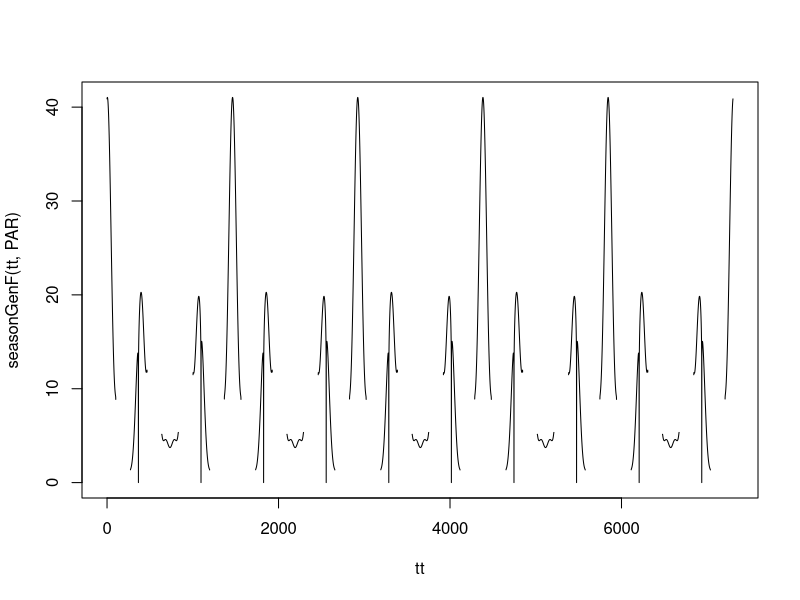

Write R code to recreate this figure.
seasonF = function(t,A=1,m=1,O=0,k1=3,k2=1,Q=1){
  # NOTE:
  #  we use cosine rather than sine because cos(0) = 1
  #  such that the parameter O references the seasonal peak
  
  #  A = amplitude
  #  m = mean; if m<1 negative numbers are set to zero
  #  Q = number of peaks per year, can be < 1
  #  O = the peak (relative to 0)
  #  k1,k2  are shape parameters
  
  pmax(0, A*(m + cos(2*Q*pi*(t-O)/365))^k1, 0)^k2
}

seasonGenF = function(t, PAR){with(PAR,{
  sFi = function(i){seasonF(t,A[i],m[i],O[i],k1[i],k2[i],Q[i])} 
  apply(sapply(1:N,sFi),1,prod) 
})}


PAR = list(
  N=4,
  A=c(1,3,1,2),
  m=c(0.1,2,1,1.2), 
  O=c(5,4,1,4), 
  k1=c(0.1,1,0.1,1), 
  k2=c(0.1,1,0.5,1), 
  Q =c(1,2,.5,0.75)
)

tt = c(0:7300)

plot(tt, seasonGenF(tt,PAR), type = "l")
